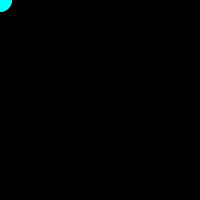
Frame 1 (no input)
Frame 60 (the mouse pressed at the canvas centre just before this capture): identical to frame 1, image omitted
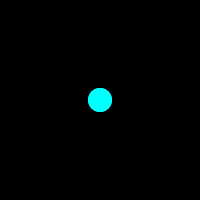
Frame 120 (the mouse held since frame 60 and released just before this capture)

The Processing sketch that drew these frames (run headless with seeded random() and noise(); from frame 60 on, the mouse is pressed at the canvas centre):

// Processing sketch: day_17_2
// ── day_17_2.pde
int num = 50;
int[] x = new int[50];
int [] y = new int[50];
void setup(){
  size(200,200);
  noStroke();
  fill(0,255,255); }
  void draw(){
    background(0);
    for(int i = num-1; i > 0;i--){
      x[i] = x[i-1];
      y[i] = y[i-1];}
        x[0] = mouseX;
        y[0] = mouseY; //add value @ top of line
        
        for(int i = 0; i<num; i++){
          ellipse(x[i],y[i],i/2,i/2);
        }
      }
